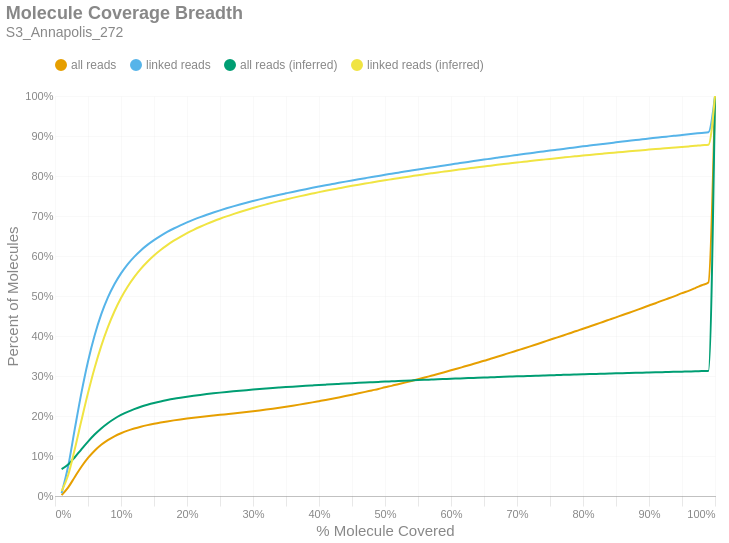

Notebook code for this chart:
### Markdown cell above
### Molecule Read Coverage
This chart shows molecule coverage breadth as computed by the number of bases aligned to that molecule. In other words, "*how much of each unique long molecule is actually sequenced/aligned?*" Keep in mind there is a distinction between sequences and alignments, since some sequences belonging to a particular molecule may not align well and wouldn't appear in the alignment data. This chart also shows molecule coverage breadth as computed by the *inferred fragment* from which the aligned sequences originate. Unlike read coverage, this calculation takes into account the total insert size, including unsequenced gaps between the forward and reverse reads. Like the previous figures, these are cumulative percents.

### Code cell
if SKIPLR:
    print_html(f"Skipped")
else:
    binned_df = consolidated_hist(valids['coverage_bp'], mask, 0.01, True)
    binned_df_inf = consolidated_hist(valids['coverage_inserts'], mask, 0.01, True)
    binned_df = binned_df.with_columns(pl.lit(binned_df_inf['all reads (cumsum)']).alias('all reads (inferred)'))
    binned_df = binned_df.with_columns(pl.lit(binned_df_inf['linked reads (cumsum)']).alias('linked reads (inferred)'))
    binned_df = binned_df.with_columns(
        (pl.col('bin').cast(pl.Float64) + 0.01).alias('right_edge')
    )

    with SafeRender(binned_df):
        (
            density_plot(binned_df, 'Molecule Coverage Breadth', samplename, 'molcov', ['all reads (inferred)','linked reads (inferred)'])
            .encode(
                #x=alt.X('bin:Q', title="% Molecule Covered").axis(format = '%').scale(padding=0),
                x=alt.X('right_edge:Q', title="% Molecule Covered").axis(format='%').scale(padding=0),
                y=alt.Y('value:Q', title='Percent of Molecules')
                    .axis(format='%')
                    .stack(False)
                    .scale(domainMin=0, padding=0),
                color=alt.Color("key:N").scale(domain = ["all reads", "linked reads", "all reads (inferred)", "linked reads (inferred)"]),
                tooltip = [
                    alt.Tooltip("key:N", title = "Data Type"),
                    alt.Tooltip("range_label:N", title="% Molecule Covered"),
                    alt.Tooltip("value:Q", format = ".2%", title="% Molecules")
                ]
            )
        ).display()

### Figure 1 — Vega-Lite specification as saved in the notebook (floating-point values rounded to 4 significant figures)
{"width": "container", "height": 400, "config": {"title": {"anchor": "start", "dy": -15, "fontSize": 18, "color": "#888888", "subtitleColor": "#888888", "subtitleFontSize": 14}, "arc": {"fill": "#0072B2"}, "axis": {"domainColor": "#888888", "domainWidth": 0.5, "gridWidth": 0.2, "grid": false, "titleFontWeight": 400, "titleFontSize": 15, "labelFontSize": 11, "labelColor": "#888888", "tickColor": "#888888", "tickWidth": 0.2, "titleColor": "#888888"}, "axisBand": {"grid": false}, "axisX": {"grid": true, "tickSize": 10, "domainCap": "round"}, "axisY": {"domain": false, "grid": true, "tickSize": 0, "domainCap": "round"}, "background": "transparent", "header": {"labelFontSize": 15, "labelColor": "#888888", "titleFontSize": 15, "titleFontWeight": 600, "titleColor": "#888888"}, "legend": {"labelFont": "sans-serif", "labelFontSize": 12, "labelColor": "#888888", "symbolSize": 100, "symbolType": "circle", "titleFontSize": 12, "titlePadding": 10, "titleColor": "#888888", "title": null, "orient": "top"}, "range": {"category": ["#E69F00", "#56B4E9", "#009E73", "#F0E442", "#0072B2", "#D55E00", "#CC79A7", "#000000"], "diverging": ["#cfe8f3", "#a2d4ec", "#73bfe2", "#46abdb", "#1696d2", "#12719e"]}, "area": {"fill": "#0072B2", "fillOpacity": 0.7, "line": true, "strokeOpacity": 0.7}, "line": {"color": "#0072B2", "stroke": "#0072B2", "strokeWidth": 2}, "trail": {"color": "#0072B2", "stroke": "#0072B2", "strokeWidth": 0, "size": 1}, "point": {"filled": true, "fillOpacity": 1.0, "size": 95}, "text": {"color": "#888888", "fontSize": 11, "align": "right", "fontWeight": 400, "size": 11}, "bar": {"fill": "#0072B2", "stroke": null}, "view": {"stroke": null, "continuousWidth": 660, "continuousHeight": 400}}, "data": {"name": "data-fe78d95752842b6041cb8523b2a89a10"}, "mark": {"type": "line", "interpolate": "monotone", "point": {"opacity": 0, "size": 275}}, "encoding": {"color": {"field": "key", "scale": {"domain": ["all reads", "linked reads", "all reads (inferred)", "linked reads (inferred)"]}, "type": "nominal"}, "tooltip": [{"field": "key", "title": "Data Type", "type": "nominal"}, {"field": "range_label", "title": "% Molecule Covered", "type": "nominal"}, {"field": "value", "format": ".2%", "title": "% Molecules", "type": "quantitative"}], "x": {"axis": {"format": "%"}, "field": "right_edge", "scale": {"padding": 0}, "title": "% Molecule Covered", "type": "quantitative"}, "y": {"axis": {"format": "%"}, "field": "value", "scale": {"domainMin": 0, "padding": 0}, "stack": false, "title": "Percent of Molecules", "type": "quantitative"}}, "params": [{"name": "param_c36ac31b6afebe62", "select": {"type": "point", "fields": ["key"]}, "bind": "legend"}], "title": {"text": "Molecule Coverage Breadth", "subtitle": "S3_Annapolis_272"}, "transform": [{"fold": ["all reads (cumsum)", "linked reads (cumsum)", "all reads (inferred)", "linked reads (inferred)"]}, {"calculate": "replace(datum.key, ' (cumsum)', '')", "as": "key"}, {"filter": {"param": "param_c36ac31b6afebe62"}}], "usermeta": {"embedOptions": {"downloadFileName": "S3_Annapolis_272.molcov"}}, "$schema": "https://vega.github.io/schema/vega-lite/v6.1.0.json", "datasets": {"data-fe78d95752842b6041cb8523b2a89a10": [{"bin": "0.0", "interval": "0.0-0.01", "all reads": 0.00217, "linked reads": 0.006848, "all reads (cumsum)": 0.00217, "linked reads (cumsum)": 0.006848, "range_label": "0.0-0.01", "all reads (inferred)": 0.06701, "linked reads (inferred)": 0.01231, "right_edge": 0.01}, {"bin": "0.01", "interval": "0.01-0.02", "all reads": 0.01941, "linked reads": 0.06816, "all reads (cumsum)": 0.02158, "linked reads (cumsum)": 0.07501, "range_label": "0.01-0.02", "all reads (inferred)": 0.07857, "linked reads (inferred)": 0.05265, "right_edge": 0.02}, {"bin": "0.02", "interval": "0.02-0.03", "all reads": 0.0261, "linked reads": 0.09271, "all reads (cumsum)": 0.04768, "linked reads (cumsum)": 0.1677, "range_label": "0.02-0.03", "all reads (inferred)": 0.09682, "linked reads (inferred)": 0.1174, "right_edge": 0.03}, {"bin": "0.03", "interval": "0.03-0.04", "all reads": 0.02532, "linked reads": 0.09011, "all reads (cumsum)": 0.073, "linked reads (cumsum)": 0.2578, "range_label": "0.03-0.04", "all reads (inferred)": 0.1168, "linked reads (inferred)": 0.1885, "right_edge": 0.04}, {"bin": "0.04", "interval": "0.04-0.05", "all reads": 0.02205, "linked reads": 0.0786, "all reads (cumsum)": 0.09505, "linked reads (cumsum)": 0.3364, "range_label": "0.04-0.05", "all reads (inferred)": 0.1361, "linked reads (inferred)": 0.2573, "right_edge": 0.05}, {"bin": "0.05", "interval": "0.05-0.06", "all reads": 0.01821, "linked reads": 0.06487, "all reads (cumsum)": 0.1133, "linked reads (cumsum)": 0.4013, "range_label": "0.05-0.06", "all reads (inferred)": 0.1536, "linked reads (inferred)": 0.32, "right_edge": 0.06}, {"bin": "0.06", "interval": "0.06-0.07", "all reads": 0.01476, "linked reads": 0.05257, "all reads (cumsum)": 0.128, "linked reads (cumsum)": 0.4539, "range_label": "0.06-0.07", "all reads (inferred)": 0.1689, "linked reads (inferred)": 0.3747, "right_edge": 0.07}, {"bin": "0.07", "interval": "0.07-0.08", "all reads": 0.01179, "linked reads": 0.04194, "all reads (cumsum)": 0.1398, "linked reads (cumsum)": 0.4958, "range_label": "0.07-0.08", "all reads (inferred)": 0.182, "linked reads (inferred)": 0.4216, "right_edge": 0.08}, {"bin": "0.08", "interval": "0.08-0.09", "all reads": 0.009439, "linked reads": 0.03351, "all reads (cumsum)": 0.1492, "linked reads (cumsum)": 0.5293, "range_label": "0.08-0.09", "all reads (inferred)": 0.1932, "linked reads (inferred)": 0.4613, "right_edge": 0.09}, {"bin": "0.09", "interval": "0.09-0.1", "all reads": 0.0077, "linked reads": 0.0273, "all reads (cumsum)": 0.1569, "linked reads (cumsum)": 0.5566, "range_label": "0.09-0.1", "all reads (inferred)": 0.2026, "linked reads (inferred)": 0.4949, "right_edge": 0.1}, {"bin": "0.1", "interval": "0.1-0.11", "all reads": 0.00641, "linked reads": 0.02264, "all reads (cumsum)": 0.1634, "linked reads (cumsum)": 0.5793, "range_label": "0.1-0.11", "all reads (inferred)": 0.2105, "linked reads (inferred)": 0.5232, "right_edge": 0.11}, {"bin": "0.11", "interval": "0.11-0.12", "all reads": 0.005308, "linked reads": 0.01871, "all reads (cumsum)": 0.1687, "linked reads (cumsum)": 0.598, "range_label": "0.11-0.12", "all reads (inferred)": 0.2173, "linked reads (inferred)": 0.5473, "right_edge": 0.12}, {"bin": "0.12", "interval": "0.12-0.13", "all reads": 0.00457, "linked reads": 0.01607, "all reads (cumsum)": 0.1732, "linked reads (cumsum)": 0.614, "range_label": "0.12-0.13", "all reads (inferred)": 0.2231, "linked reads (inferred)": 0.568, "right_edge": 0.13}, {"bin": "0.13", "interval": "0.13-0.14", "all reads": 0.003942, "linked reads": 0.01381, "all reads (cumsum)": 0.1772, "linked reads (cumsum)": 0.6278, "range_label": "0.13-0.14", "all reads (inferred)": 0.2281, "linked reads (inferred)": 0.5857, "right_edge": 0.14}, {"bin": "0.14", "interval": "0.14-0.15", "all reads": 0.003427, "linked reads": 0.01196, "all reads (cumsum)": 0.1806, "linked reads (cumsum)": 0.6398, "range_label": "0.14-0.15", "all reads (inferred)": 0.2325, "linked reads (inferred)": 0.6014, "right_edge": 0.15}, {"bin": "0.15", "interval": "0.15-0.16", "all reads": 0.003085, "linked reads": 0.01069, "all reads (cumsum)": 0.1837, "linked reads (cumsum)": 0.6505, "range_label": "0.15-0.16", "all reads (inferred)": 0.2363, "linked reads (inferred)": 0.6151, "right_edge": 0.16}, {"bin": "0.16", "interval": "0.16-0.17", "all reads": 0.0028, "linked reads": 0.009632, "all reads (cumsum)": 0.1865, "linked reads (cumsum)": 0.6601, "range_label": "0.16-0.17", "all reads (inferred)": 0.2398, "linked reads (inferred)": 0.6272, "right_edge": 0.17}, {"bin": "0.17", "interval": "0.17-0.18", "all reads": 0.002549, "linked reads": 0.008665, "all reads (cumsum)": 0.189, "linked reads (cumsum)": 0.6688, "range_label": "0.17-0.18", "all reads (inferred)": 0.2429, "linked reads (inferred)": 0.6382, "right_edge": 0.18}, {"bin": "0.18", "interval": "0.18-0.19", "all reads": 0.00234, "linked reads": 0.007898, "all reads (cumsum)": 0.1914, "linked reads (cumsum)": 0.6767, "range_label": "0.18-0.19", "all reads (inferred)": 0.2456, "linked reads (inferred)": 0.648, "right_edge": 0.19}, {"bin": "0.19", "interval": "0.19-0.2", "all reads": 0.002206, "linked reads": 0.007356, "all reads (cumsum)": 0.1936, "linked reads (cumsum)": 0.684, "range_label": "0.19-0.2", "all reads (inferred)": 0.2482, "linked reads (inferred)": 0.6572, "right_edge": 0.2}, {"bin": "0.2", "interval": "0.2-0.21", "all reads": 0.002044, "linked reads": 0.006776, "all reads (cumsum)": 0.1956, "linked reads (cumsum)": 0.6908, "range_label": "0.2-0.21", "all reads (inferred)": 0.2506, "linked reads (inferred)": 0.6654, "right_edge": 0.21}, {"bin": "0.21", "interval": "0.21-0.22", "all reads": 0.001945, "linked reads": 0.006334, "all reads (cumsum)": 0.1976, "linked reads (cumsum)": 0.6972, "range_label": "0.21-0.22", "all reads (inferred)": 0.2527, "linked reads (inferred)": 0.673, "right_edge": 0.22}, {"bin": "0.22", "interval": "0.22-0.23", "all reads": 0.001867, "linked reads": 0.005988, "all reads (cumsum)": 0.1994, "linked reads (cumsum)": 0.7031, "range_label": "0.22-0.23", "all reads (inferred)": 0.2548, "linked reads (inferred)": 0.6802, "right_edge": 0.23}, {"bin": "0.23", "interval": "0.23-0.24", "all reads": 0.001789, "linked reads": 0.005648, "all reads (cumsum)": 0.2012, "linked reads (cumsum)": 0.7088, "range_label": "0.23-0.24", "all reads (inferred)": 0.2567, "linked reads (inferred)": 0.687, "right_edge": 0.24}, {"bin": "0.24", "interval": "0.24-0.25", "all reads": 0.001753, "linked reads": 0.005386, "all reads (cumsum)": 0.203, "linked reads (cumsum)": 0.7142, "range_label": "0.24-0.25", "all reads (inferred)": 0.2584, "linked reads (inferred)": 0.6932, "right_edge": 0.25}, {"bin": "0.25", "interval": "0.25-0.26", "all reads": 0.001681, "linked reads": 0.005061, "all reads (cumsum)": 0.2047, "linked reads (cumsum)": 0.7192, "range_label": "0.25-0.26", "all reads (inferred)": 0.2601, "linked reads (inferred)": 0.6991, "right_edge": 0.26}, {"bin": "0.26", "interval": "0.26-0.27", "all reads": 0.00169, "linked reads": 0.004861, "all reads (cumsum)": 0.2064, "linked reads (cumsum)": 0.7241, "range_label": "0.26-0.27", "all reads (inferred)": 0.2617, "linked reads (inferred)": 0.7047, "right_edge": 0.27}, {"bin": "0.27", "interval": "0.27-0.28", "all reads": 0.001747, "linked reads": 0.004621, "all reads (cumsum)": 0.2081, "linked reads (cumsum)": 0.7287, "range_label": "0.27-0.28", "all reads (inferred)": 0.2632, "linked reads (inferred)": 0.71, "right_edge": 0.28}, {"bin": "0.28", "interval": "0.28-0.29", "all reads": 0.001835, "linked reads": 0.004453, "all reads (cumsum)": 0.2099, "linked reads (cumsum)": 0.7332, "range_label": "0.28-0.29", "all reads (inferred)": 0.2647, "linked reads (inferred)": 0.7151, "right_edge": 0.29}, {"bin": "0.29", "interval": "0.29-0.3", "all reads": 0.001934, "linked reads": 0.004246, "all reads (cumsum)": 0.2119, "linked reads (cumsum)": 0.7374, "range_label": "0.29-0.3", "all reads (inferred)": 0.2661, "linked reads (inferred)": 0.72, "right_edge": 0.3}, {"bin": "0.3", "interval": "0.3-0.31", "all reads": 0.002047, "linked reads": 0.004147, "all reads (cumsum)": 0.2139, "linked reads (cumsum)": 0.7416, "range_label": "0.3-0.31", "all reads (inferred)": 0.2674, "linked reads (inferred)": 0.7246, "right_edge": 0.31}, {"bin": "0.31", "interval": "0.31-0.32", "all reads": 0.002168, "linked reads": 0.003955, "all reads (cumsum)": 0.2161, "linked reads (cumsum)": 0.7455, "range_label": "0.31-0.32", "all reads (inferred)": 0.2687, "linked reads (inferred)": 0.7291, "right_edge": 0.32}, {"bin": "0.32", "interval": "0.32-0.33", "all reads": 0.002288, "linked reads": 0.003842, "all reads (cumsum)": 0.2184, "linked reads (cumsum)": 0.7494, "range_label": "0.32-0.33", "all reads (inferred)": 0.2699, "linked reads (inferred)": 0.7334, "right_edge": 0.33}, {"bin": "0.33", "interval": "0.33-0.34", "all reads": 0.002379, "linked reads": 0.003746, "all reads (cumsum)": 0.2208, "linked reads (cumsum)": 0.7531, "range_label": "0.33-0.34", "all reads (inferred)": 0.2711, "linked reads (inferred)": 0.7375, "right_edge": 0.34}, {"bin": "0.34", "interval": "0.34-0.35", "all reads": 0.002462, "linked reads": 0.00359, "all reads (cumsum)": 0.2232, "linked reads (cumsum)": 0.7567, "range_label": "0.34-0.35", "all reads (inferred)": 0.2722, "linked reads (inferred)": 0.7415, "right_edge": 0.35}, {"bin": "0.35", "interval": "0.35-0.36", "all reads": 0.002565, "linked reads": 0.003557, "all reads (cumsum)": 0.2258, "linked reads (cumsum)": 0.7603, "range_label": "0.35-0.36", "all reads (inferred)": 0.2733, "linked reads (inferred)": 0.7454, "right_edge": 0.36}, {"bin": "0.36", "interval": "0.36-0.37", "all reads": 0.002684, "linked reads": 0.00347, "all reads (cumsum)": 0.2285, "linked reads (cumsum)": 0.7637, "range_label": "0.36-0.37", "all reads (inferred)": 0.2744, "linked reads (inferred)": 0.7491, "right_edge": 0.37}, {"bin": "0.37", "interval": "0.37-0.38", "all reads": 0.002754, "linked reads": 0.00339, "all reads (cumsum)": 0.2312, "linked reads (cumsum)": 0.7671, "range_label": "0.37-0.38", "all reads (inferred)": 0.2754, "linked reads (inferred)": 0.7527, "right_edge": 0.38}, {"bin": "0.38", "interval": "0.38-0.39", "all reads": 0.002841, "linked reads": 0.003308, "all reads (cumsum)": 0.2341, "linked reads (cumsum)": 0.7704, "range_label": "0.38-0.39", "all reads (inferred)": 0.2764, "linked reads (inferred)": 0.7562, "right_edge": 0.39}, {"bin": "0.39", "interval": "0.39-0.4", "all reads": 0.002999, "linked reads": 0.003205, "all reads (cumsum)": 0.2371, "linked reads (cumsum)": 0.7736, "range_label": "0.39-0.4", "all reads (inferred)": 0.2774, "linked reads (inferred)": 0.7597, "right_edge": 0.4}, {"bin": "0.4", "interval": "0.4-0.41", "all reads": 0.003019, "linked reads": 0.003157, "all reads (cumsum)": 0.2401, "linked reads (cumsum)": 0.7768, "range_label": "0.4-0.41", "all reads (inferred)": 0.2784, "linked reads (inferred)": 0.763, "right_edge": 0.41}, {"bin": "0.41", "interval": "0.41-0.42", "all reads": 0.003149, "linked reads": 0.003078, "all reads (cumsum)": 0.2432, "linked reads (cumsum)": 0.7799, "range_label": "0.41-0.42", "all reads (inferred)": 0.2793, "linked reads (inferred)": 0.7662, "right_edge": 0.42}, {"bin": "0.42", "interval": "0.42-0.43", "all reads": 0.003259, "linked reads": 0.003074, "all reads (cumsum)": 0.2465, "linked reads (cumsum)": 0.7829, "range_label": "0.42-0.43", "all reads (inferred)": 0.2802, "linked reads (inferred)": 0.7693, "right_edge": 0.43}, {"bin": "0.43", "interval": "0.43-0.44", "all reads": 0.003316, "linked reads": 0.002994, "all reads (cumsum)": 0.2498, "linked reads (cumsum)": 0.7859, "range_label": "0.43-0.44", "all reads (inferred)": 0.2811, "linked reads (inferred)": 0.7724, "right_edge": 0.44}, {"bin": "0.44", "interval": "0.44-0.45", "all reads": 0.003398, "linked reads": 0.002926, "all reads (cumsum)": 0.2532, "linked reads (cumsum)": 0.7889, "range_label": "0.44-0.45", "all reads (inferred)": 0.282, "linked reads (inferred)": 0.7754, "right_edge": 0.45}, {"bin": "0.45", "interval": "0.45-0.46", "all reads": 0.003478, "linked reads": 0.002888, "all reads (cumsum)": 0.2567, "linked reads (cumsum)": 0.7917, "range_label": "0.45-0.46", "all reads (inferred)": 0.2828, "linked reads (inferred)": 0.7783, "right_edge": 0.46}, {"bin": "0.46", "interval": "0.46-0.47", "all reads": 0.003581, "linked reads": 0.002855, "all reads (cumsum)": 0.2603, "linked reads (cumsum)": 0.7946, "range_label": "0.46-0.47", "all reads (inferred)": 0.2836, "linked reads (inferred)": 0.7811, "right_edge": 0.47}, {"bin": "0.47", "interval": "0.47-0.48", "all reads": 0.003711, "linked reads": 0.002838, "all reads (cumsum)": 0.264, "linked reads (cumsum)": 0.7974, "range_label": "0.47-0.48", "all reads (inferred)": 0.2844, "linked reads (inferred)": 0.7838, "right_edge": 0.48}, {"bin": "0.48", "interval": "0.48-0.49", "all reads": 0.003639, "linked reads": 0.00276, "all reads (cumsum)": 0.2676, "linked reads (cumsum)": 0.8002, "range_label": "0.48-0.49", "all reads (inferred)": 0.2852, "linked reads (inferred)": 0.7866, "right_edge": 0.49}, {"bin": "0.49", "interval": "0.49-0.5", "all reads": 0.004085, "linked reads": 0.002856, "all reads (cumsum)": 0.2717, "linked reads (cumsum)": 0.8031, "range_label": "0.49-0.5", "all reads (inferred)": 0.286, "linked reads (inferred)": 0.7893, "right_edge": 0.5}, {"bin": "0.5", "interval": "0.5-0.51", "all reads": 0.003637, "linked reads": 0.002657, "all reads (cumsum)": 0.2753, "linked reads (cumsum)": 0.8057, "range_label": "0.5-0.51", "all reads (inferred)": 0.2868, "linked reads (inferred)": 0.7919, "right_edge": 0.51}, {"bin": "0.51", "interval": "0.51-0.52", "all reads": 0.004088, "linked reads": 0.00267, "all reads (cumsum)": 0.2794, "linked reads (cumsum)": 0.8084, "range_label": "0.51-0.52", "all reads (inferred)": 0.2875, "linked reads (inferred)": 0.7945, "right_edge": 0.52}, {"bin": "0.52", "interval": "0.52-0.53", "all reads": 0.004033, "linked reads": 0.002669, "all reads (cumsum)": 0.2835, "linked reads (cumsum)": 0.811, "range_label": "0.52-0.53", "all reads (inferred)": 0.2883, "linked reads (inferred)": 0.797, "right_edge": 0.53}, {"bin": "0.53", "interval": "0.53-0.54", "all reads": 0.004144, "linked reads": 0.002635, "all reads (cumsum)": 0.2876, "linked reads (cumsum)": 0.8137, "range_label": "0.53-0.54", "all reads (inferred)": 0.289, "linked reads (inferred)": 0.7995, "right_edge": 0.54}, {"bin": "0.54", "interval": "0.54-0.55", "all reads": 0.004223, "linked reads": 0.002628, "all reads (cumsum)": 0.2918, "linked reads (cumsum)": 0.8163, "range_label": "0.54-0.55", "all reads (inferred)": 0.2897, "linked reads (inferred)": 0.802, "right_edge": 0.55}, {"bin": "0.55", "interval": "0.55-0.56", "all reads": 0.004367, "linked reads": 0.002592, "all reads (cumsum)": 0.2962, "linked reads (cumsum)": 0.8189, "range_label": "0.55-0.56", "all reads (inferred)": 0.2904, "linked reads (inferred)": 0.8044, "right_edge": 0.56}, {"bin": "0.56", "interval": "0.56-0.57", "all reads": 0.004384, "linked reads": 0.002563, "all reads (cumsum)": 0.3006, "linked reads (cumsum)": 0.8215, "range_label": "0.56-0.57", "all reads (inferred)": 0.2911, "linked reads (inferred)": 0.8067, "right_edge": 0.57}, {"bin": "0.57", "interval": "0.57-0.58", "all reads": 0.004384, "linked reads": 0.002483, "all reads (cumsum)": 0.305, "linked reads (cumsum)": 0.8239, "range_label": "0.57-0.58", "all reads (inferred)": 0.2918, "linked reads (inferred)": 0.809, "right_edge": 0.58}, {"bin": "0.58", "interval": "0.58-0.59", "all reads": 0.004561, "linked reads": 0.002468, "all reads (cumsum)": 0.3095, "linked reads (cumsum)": 0.8264, "range_label": "0.58-0.59", "all reads (inferred)": 0.2924, "linked reads (inferred)": 0.8112, "right_edge": 0.59}, {"bin": "0.59", "interval": "0.59-0.6", "all reads": 0.00466, "linked reads": 0.0025, "all reads (cumsum)": 0.3142, "linked reads (cumsum)": 0.8289, "range_label": "0.59-0.6", "all reads (inferred)": 0.2931, "linked reads (inferred)": 0.8134, "right_edge": 0.6}, {"bin": "0.6", "interval": "0.6-0.61", "all reads": 0.00456, "linked reads": 0.002464, "all reads (cumsum)": 0.3187, "linked reads (cumsum)": 0.8314, "range_label": "0.6-0.61", "all reads (inferred)": 0.2937, "linked reads (inferred)": 0.8156, "right_edge": 0.61}, {"bin": "0.61", "interval": "0.61-0.62", "all reads": 0.00481, "linked reads": 0.002474, "all reads (cumsum)": 0.3235, "linked reads (cumsum)": 0.8339, "range_label": "0.61-0.62", "all reads (inferred)": 0.2944, "linked reads (inferred)": 0.8177, "right_edge": 0.62}, {"bin": "0.62", "interval": "0.62-0.63", "all reads": 0.004757, "linked reads": 0.002375, "all reads (cumsum)": 0.3283, "linked reads (cumsum)": 0.8362, "range_label": "0.62-0.63", "all reads (inferred)": 0.295, "linked reads (inferred)": 0.8198, "right_edge": 0.63}, {"bin": "0.63", "interval": "0.63-0.64", "all reads": 0.004878, "linked reads": 0.002412, "all reads (cumsum)": 0.3332, "linked reads (cumsum)": 0.8386, "range_label": "0.63-0.64", "all reads (inferred)": 0.2956, "linked reads (inferred)": 0.8219, "right_edge": 0.64}, {"bin": "0.64", "interval": "0.64-0.65", "all reads": 0.004845, "linked reads": 0.002342, "all reads (cumsum)": 0.338, "linked reads (cumsum)": 0.841, "range_label": "0.64-0.65", "all reads (inferred)": 0.2962, "linked reads (inferred)": 0.8239, "right_edge": 0.65}, {"bin": "0.65", "interval": "0.65-0.66", "all reads": 0.005179, "linked reads": 0.002396, "all reads (cumsum)": 0.3432, "linked reads (cumsum)": 0.8434, "range_label": "0.65-0.66", "all reads (inferred)": 0.2968, "linked reads (inferred)": 0.8259, "right_edge": 0.66}, {"bin": "0.66", "interval": "0.66-0.67", "all reads": 0.004964, "linked reads": 0.002341, "all reads (cumsum)": 0.3482, "linked reads (cumsum)": 0.8457, "range_label": "0.66-0.67", "all reads (inferred)": 0.2974, "linked reads (inferred)": 0.8279, "right_edge": 0.67}, {"bin": "0.67", "interval": "0.67-0.68", "all reads": 0.005131, "linked reads": 0.002319, "all reads (cumsum)": 0.3533, "linked reads (cumsum)": 0.848, "range_label": "0.67-0.68", "all reads (inferred)": 0.298, "linked reads (inferred)": 0.8298, "right_edge": 0.68}, {"bin": "0.68", "interval": "0.68-0.69", "all reads": 0.005114, "linked reads": 0.002253, "all reads (cumsum)": 0.3584, "linked reads (cumsum)": 0.8503, "range_label": "0.68-0.69", "all reads (inferred)": 0.2985, "linked reads (inferred)": 0.8318, "right_edge": 0.69}, {"bin": "0.69", "interval": "0.69-0.7", "all reads": 0.005245, "linked reads": 0.002266, "all reads (cumsum)": 0.3637, "linked reads (cumsum)": 0.8526, "range_label": "0.69-0.7", "all reads (inferred)": 0.2991, "linked reads (inferred)": 0.8337, "right_edge": 0.7}, {"bin": "0.7", "interval": "0.7-0.71", "all reads": 0.005191, "linked reads": 0.002262, "all reads (cumsum)": 0.3688, "linked reads (cumsum)": 0.8548, "range_label": "0.7-0.71", "all reads (inferred)": 0.2996, "linked reads (inferred)": 0.8355, "right_edge": 0.71}, {"bin": "0.71", "interval": "0.71-0.72", "all reads": 0.005295, "linked reads": 0.002246, "all reads (cumsum)": 0.3741, "linked reads (cumsum)": 0.8571, "range_label": "0.71-0.72", "all reads (inferred)": 0.3002, "linked reads (inferred)": 0.8373, "right_edge": 0.72}, {"bin": "0.72", "interval": "0.72-0.73", "all reads": 0.005371, "linked reads": 0.002145, "all reads (cumsum)": 0.3795, "linked reads (cumsum)": 0.8592, "range_label": "0.72-0.73", "all reads (inferred)": 0.3007, "linked reads (inferred)": 0.8391, "right_edge": 0.73}, {"bin": "0.73", "interval": "0.73-0.74", "all reads": 0.005363, "linked reads": 0.002193, "all reads (cumsum)": 0.3849, "linked reads (cumsum)": 0.8614, "range_label": "0.73-0.74", "all reads (inferred)": 0.3013, "linked reads (inferred)": 0.8409, "right_edge": 0.74}, {"bin": "0.74", "interval": "0.74-0.75", "all reads": 0.005676, "linked reads": 0.002174, "all reads (cumsum)": 0.3906, "linked reads (cumsum)": 0.8636, "range_label": "0.74-0.75", "all reads (inferred)": 0.3018, "linked reads (inferred)": 0.8427, "right_edge": 0.75}, {"bin": "0.75", "interval": "0.75-0.76", "all reads": 0.005349, "linked reads": 0.002087, "all reads (cumsum)": 0.3959, "linked reads (cumsum)": 0.8657, "range_label": "0.75-0.76", "all reads (inferred)": 0.3023, "linked reads (inferred)": 0.8444, "right_edge": 0.76}, {"bin": "0.76", "interval": "0.76-0.77", "all reads": 0.005487, "linked reads": 0.002068, "all reads (cumsum)": 0.4014, "linked reads (cumsum)": 0.8677, "range_label": "0.76-0.77", "all reads (inferred)": 0.3028, "linked reads (inferred)": 0.8461, "right_edge": 0.77}, {"bin": "0.77", "interval": "0.77-0.78", "all reads": 0.005519, "linked reads": 0.002138, "all reads (cumsum)": 0.4069, "linked reads (cumsum)": 0.8699, "range_label": "0.77-0.78", "all reads (inferred)": 0.3033, "linked reads (inferred)": 0.8478, "right_edge": 0.78}, {"bin": "0.78", "interval": "0.78-0.79", "all reads": 0.005509, "linked reads": 0.002033, "all reads (cumsum)": 0.4124, "linked reads (cumsum)": 0.8719, "range_label": "0.78-0.79", "all reads (inferred)": 0.3038, "linked reads (inferred)": 0.8494, "right_edge": 0.79}, {"bin": "0.79", "interval": "0.79-0.8", "all reads": 0.005867, "linked reads": 0.00219, "all reads (cumsum)": 0.4183, "linked reads (cumsum)": 0.8741, "range_label": "0.79-0.8", "all reads (inferred)": 0.3043, "linked reads (inferred)": 0.851, "right_edge": 0.8}, {"bin": "0.8", "interval": "0.8-0.81", "all reads": 0.005453, "linked reads": 0.001969, "all reads (cumsum)": 0.4237, "linked reads (cumsum)": 0.8761, "range_label": "0.8-0.81", "all reads (inferred)": 0.3048, "linked reads (inferred)": 0.8527, "right_edge": 0.81}, {"bin": "0.81", "interval": "0.81-0.82", "all reads": 0.005644, "linked reads": 0.002058, "all reads (cumsum)": 0.4294, "linked reads (cumsum)": 0.8781, "range_label": "0.81-0.82", "all reads (inferred)": 0.3053, "linked reads (inferred)": 0.8542, "right_edge": 0.82}, {"bin": "0.82", "interval": "0.82-0.83", "all reads": 0.005778, "linked reads": 0.00203, "all reads (cumsum)": 0.4352, "linked reads (cumsum)": 0.8802, "range_label": "0.82-0.83", "all reads (inferred)": 0.3057, "linked reads (inferred)": 0.8558, "right_edge": 0.83}, {"bin": "0.83", "interval": "0.83-0.84", "all reads": 0.005748, "linked reads": 0.002011, "all reads (cumsum)": 0.4409, "linked reads (cumsum)": 0.8822, "range_label": "0.83-0.84", "all reads (inferred)": 0.3062, "linked reads (inferred)": 0.8573, "right_edge": 0.84}, {"bin": "0.84", "interval": "0.84-0.85", "all reads": 0.005756, "linked reads": 0.001969, "all reads (cumsum)": 0.4467, "linked reads (cumsum)": 0.8841, "range_label": "0.84-0.85", "all reads (inferred)": 0.3066, "linked reads (inferred)": 0.8588, "right_edge": 0.85}, {"bin": "0.85", "interval": "0.85-0.86", "all reads": 0.005828, "linked reads": 0.001974, "all reads (cumsum)": 0.4525, "linked reads (cumsum)": 0.8861, "range_label": "0.85-0.86", "all reads (inferred)": 0.3071, "linked reads (inferred)": 0.8603, "right_edge": 0.86}, {"bin": "0.86", "interval": "0.86-0.87", "all reads": 0.005761, "linked reads": 0.001907, "all reads (cumsum)": 0.4583, "linked reads (cumsum)": 0.888, "range_label": "0.86-0.87", "all reads (inferred)": 0.3075, "linked reads (inferred)": 0.8617, "right_edge": 0.87}, {"bin": "0.87", "interval": "0.87-0.88", "all reads": 0.005942, "linked reads": 0.001903, "all reads (cumsum)": 0.4642, "linked reads (cumsum)": 0.8899, "range_label": "0.87-0.88", "all reads (inferred)": 0.308, "linked reads (inferred)": 0.8632, "right_edge": 0.88}, {"bin": "0.88", "interval": "0.88-0.89", "all reads": 0.005872, "linked reads": 0.001838, "all reads (cumsum)": 0.4701, "linked reads (cumsum)": 0.8918, "range_label": "0.88-0.89", "all reads (inferred)": 0.3084, "linked reads (inferred)": 0.8646, "right_edge": 0.89}, {"bin": "0.89", "interval": "0.89-0.9", "all reads": 0.006104, "linked reads": 0.001897, "all reads (cumsum)": 0.4762, "linked reads (cumsum)": 0.8937, "range_label": "0.89-0.9", "all reads (inferred)": 0.3088, "linked reads (inferred)": 0.866, "right_edge": 0.9}, {"bin": "0.9", "interval": "0.9-0.91", "all reads": 0.005798, "linked reads": 0.001812, "all reads (cumsum)": 0.482, "linked reads (cumsum)": 0.8955, "range_label": "0.9-0.91", "all reads (inferred)": 0.3092, "linked reads (inferred)": 0.8673, "right_edge": 0.91}, {"bin": "0.91", "interval": "0.91-0.92", "all reads": 0.006595, "linked reads": 0.00184, "all reads (cumsum)": 0.4886, "linked reads (cumsum)": 0.8973, "range_label": "0.91-0.92", "all reads (inferred)": 0.3096, "linked reads (inferred)": 0.8687, "right_edge": 0.92}, {"bin": "0.92", "interval": "0.92-0.93", "all reads": 0.005665, "linked reads": 0.001747, "all reads (cumsum)": 0.4942, "linked reads (cumsum)": 0.8991, "range_label": "0.92-0.93", "all reads (inferred)": 0.31, "linked reads (inferred)": 0.87, "right_edge": 0.93}, {"bin": "0.93", "interval": "0.93-0.94", "all reads": 0.006221, "linked reads": 0.001767, "all reads (cumsum)": 0.5005, "linked reads (cumsum)": 0.9008, "range_label": "0.93-0.94", "all reads (inferred)": 0.3105, "linked reads (inferred)": 0.8714, "right_edge": 0.94}, {"bin": "0.94", "interval": "0.94-0.95", "all reads": 0.006768, "linked reads": 0.001772, "all reads (cumsum)": 0.5072, "linked reads (cumsum)": 0.9026, "range_label": "0.94-0.95", "all reads (inferred)": 0.3109, "linked reads (inferred)": 0.8727, "right_edge": 0.95}, {"bin": "0.95", "interval": "0.95-0.96", "all reads": 0.005742, "linked reads": 0.001772, "all reads (cumsum)": 0.513, "linked reads (cumsum)": 0.9044, "range_label": "0.95-0.96", "all reads (inferred)": 0.3113, "linked reads (inferred)": 0.874, "right_edge": 0.96}, {"bin": "0.96", "interval": "0.96-0.97", "all reads": 0.006734, "linked reads": 0.001676, "all reads (cumsum)": 0.5197, "linked reads (cumsum)": 0.906, "range_label": "0.96-0.97", "all reads (inferred)": 0.3117, "linked reads (inferred)": 0.8754, "right_edge": 0.97}, {"bin": "0.97", "interval": "0.97-0.98", "all reads": 0.007124, "linked reads": 0.001677, "all reads (cumsum)": 0.5268, "linked reads (cumsum)": 0.9077, "range_label": "0.97-0.98", "all reads (inferred)": 0.3122, "linked reads (inferred)": 0.8769, "right_edge": 0.98}, {"bin": "0.98", "interval": "0.98-0.99", "all reads": 0.006731, "linked reads": 0.001765, "all reads (cumsum)": 0.5335, "linked reads (cumsum)": 0.9095, "range_label": "0.98-0.99", "all reads (inferred)": 0.3127, "linked reads (inferred)": 0.878, "right_edge": 0.99}, {"bin": "0.99", "interval": "0.99-1.0", "all reads": 0.4665, "linked reads": 0.09052, "all reads (cumsum)": 1.0, "linked reads (cumsum)": 1.0, "range_label": "0.99-1.0", "all reads (inferred)": 1.0, "linked reads (inferred)": 1.0, "right_edge": 1.0}]}}
